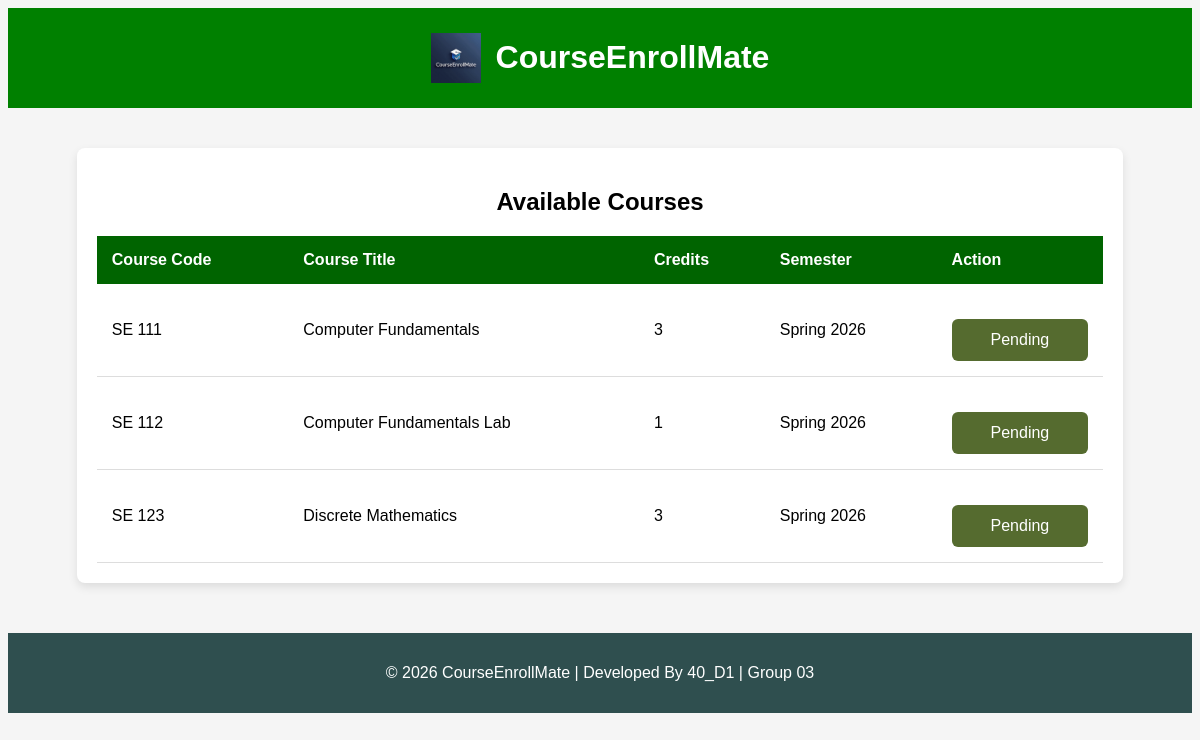
The page /enroll_courses (signed in) on the database as committed earlier.
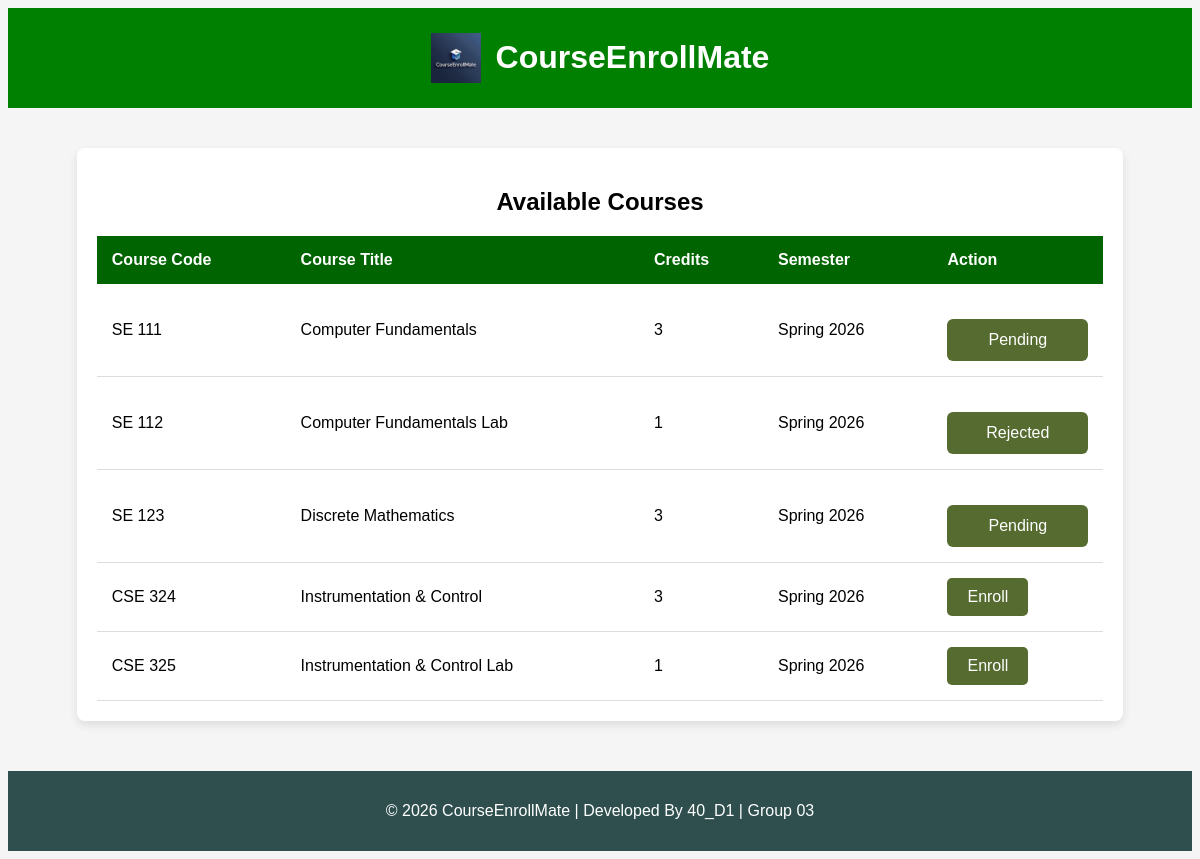
The same page on the database as committed later.
### tables this page shows
CREATE TABLE enrollment_requests (
    id INTEGER PRIMARY KEY AUTOINCREMENT,
    student_id INTEGER NOT NULL,
    offering_id INTEGER NOT NULL,
    request_date TIMESTAMP DEFAULT CURRENT_TIMESTAMP,
    status TEXT CHECK(status IN ('pending','approved','rejected')) DEFAULT 'pending', rejection_reason TEXT,
    FOREIGN KEY (student_id) REFERENCES users(id),
    FOREIGN KEY (offering_id) REFERENCES course_offerings(id)
);

CREATE TABLE courses (
    id INTEGER PRIMARY KEY AUTOINCREMENT,
    course_code TEXT UNIQUE NOT NULL,
    course_title TEXT NOT NULL,
    course_description TEXT,
    credit_hours INTEGER NOT NULL,
    created_at TIMESTAMP DEFAULT CURRENT_TIMESTAMP
);

CREATE TABLE semesters (
    id INTEGER PRIMARY KEY AUTOINCREMENT,
    semester_name TEXT NOT NULL,
    start_date TEXT,
    end_date TEXT,
    status TEXT CHECK(status IN ('active','inactive')) DEFAULT 'inactive'
);

### app.py (the view)
@app.route("/enroll_courses")
@login_required
@role_required("student")
def enroll_courses():
    student_id = session["user_id"]
    conn = get_db_connection()
    courses = conn.execute("""
        SELECT
            co.id AS offering_id,
            c.course_code,
            c.course_title,
            c.credit_hours,
            s.semester_name,
            er.status AS enrollment_status
        FROM course_offerings co
        JOIN courses c ON co.course_id = c.id
        JOIN semesters s ON co.semester_id = s.id
        LEFT JOIN enrollment_requests er
            ON er.offering_id = co.id AND er.student_id = ?
        WHERE s.status = 'active'
    """, (student_id,)).fetchall()
    conn.close()
    return render_template("enroll_courses.html", courses=courses)

### app.py (called while the page is built)
def get_db_connection():
    conn = sqlite3.connect("courseenrollmate.db")
    conn.row_factory = sqlite3.Row
    conn.execute("PRAGMA foreign_keys = ON")
    return conn

### helper.py (called while the page is built)
def login_required(f):
    @wraps(f)
    def decorated_function(*args, **kwargs):
        if "username" not in session:
            return redirect("/login")
        return f(*args, **kwargs)
    return decorated_function

def role_required(role):
    def decorator(f):
        @wraps(f)
        def decorated_function(*args, **kwargs):
            if session.get("role") != role:
                return "403 Forbidden: Unauthorized access"
            return f(*args, **kwargs)
        return decorated_function
    return decorator

### templates/enroll_courses.html (shortened to what this page needs)
{% extends "base.html" %}
{% block body %}
<div class="table-container">
    <h2>Available Courses</h2>
    <table>
        <thead>
            <tr>
                <th>Course Code</th>
                <th>Course Title</th>
                <th>Credits</th>
                <th>Semester</th>
                <th>Action</th>
            </tr>
        </thead>
        <tbody>
        {% for course in courses %}
            <tr>
                <td>{{ course.course_code }}</td>
                <td>{{ course.course_title }}</td>
                <td>{{ course.credit_hours }}</td>
                <td>{{ course.semester_name }}</td>
                <td>
                    {% if course.enrollment_status %}
                        <button class="disabled-btn" disabled>{{ course.enrollment_status|capitalize }}</button>
                    {% else %}
                        <a href="/request_enrollment/{{ course.offering_id }}" class="enroll-btn">Enroll</a>
                    {% endif %}
                </td>
            </tr>
        {% endfor %}
        </tbody>
    </table>
</div>
{% endblock %}

### templates/base.html (shortened to what this page needs)
<!DOCTYPE html>
<html lang="en">
<head>
    <link rel="stylesheet" href="{{ url_for('static', filename='style.css') }}">
</head>
<body>
    <header class="site-header">
        <img src="{{ url_for('static', filename='logo.png') }}" alt="CourseEnrollMate Logo" class="logo">
        <h1>CourseEnrollMate</h1>
    </header>
    {% block body %}
    {% endblock %}
    <footer>
    <p>© 2026 CourseEnrollMate | Developed By 40_D1 | Group 03 </p>
    </footer>
</body>
</html>

### static/style.css (style rules this page uses)
body { font-family: Arial, sans-serif; background:whitesmoke; text-align:center; }
header { background: limegreen; color:white; padding:15px; }
.site-header { background:green; color:white; padding:10px; display:flex; align-items:center; justify-content:center; gap:15px; }
.logo { width:50px; height:auto; }
a { display:inline-block; padding:10px 20px; background: darkolivegreen; color:white; text-decoration:none; border-radius:5px; }
footer { margin-top:50px; background:darkslategrey; color:white; padding:15px; text-align:center; }
button { width:100%; margin-top:20px; padding:12px; background:darkolivegreen; border:none; color:white; font-size:16px; border-radius:6px; cursor:pointer; }
.table-container { width:85%; margin:40px auto; background:white; padding:20px; border-radius:8px; box-shadow:0 4px 10px rgba(0,0,0,0.1); }
table { width:100%; border-collapse:collapse; }
thead { background: darkgreen; color:white; }
th,td { padding:15px; text-align:left; }
tbody tr { border-bottom:1px solid #ddd; }

Rows that differ between the two databases and show on the page:
changed enrollment_requests "SE 112": enrollment_status "Pending" → "Rejected"
added courses: course_code "CSE 324", course_title "Instrumentation & Control", credit_hours "3", semester_name "Spring 2026"
added courses: course_code "CSE 325", course_title "Instrumentation & Control Lab", credit_hours "1", semester_name "Spring 2026"
